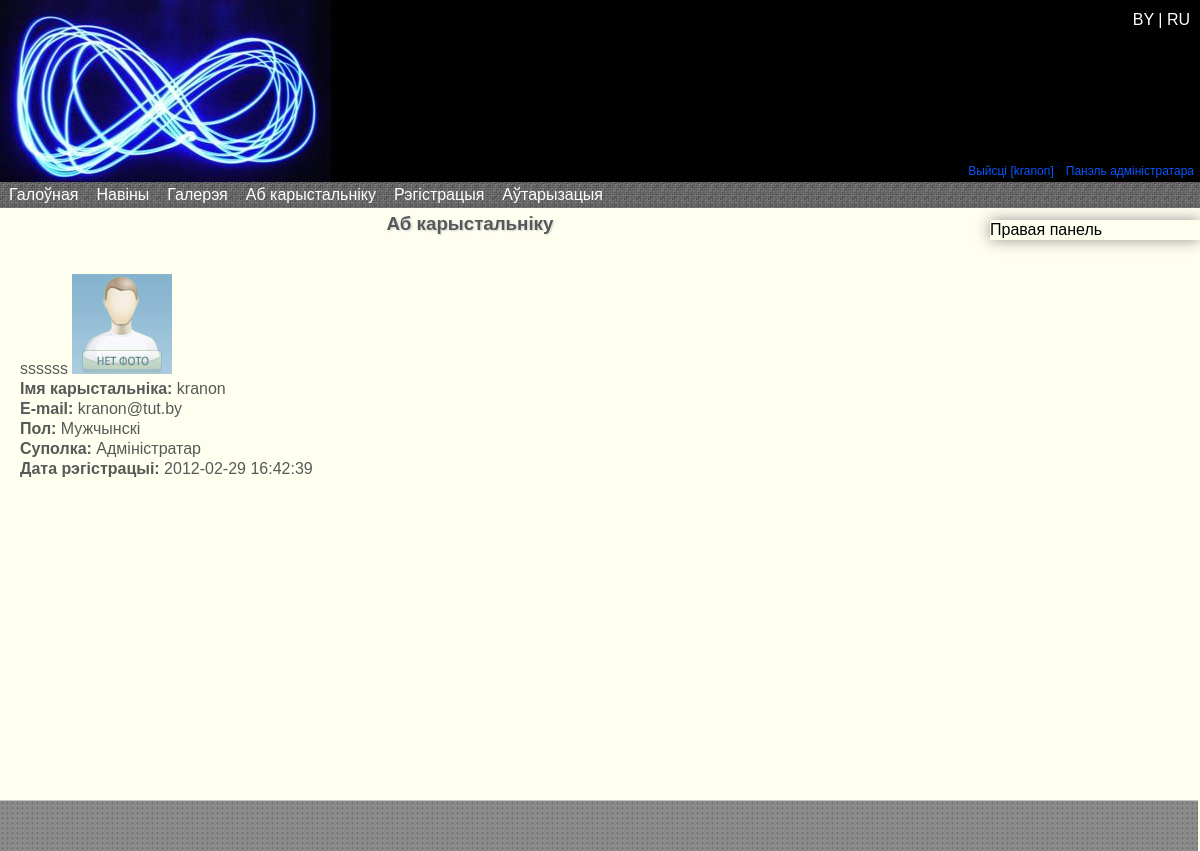
/O_polzovatele.php?login=kranon (signed in), run on an earlier commit of the app's database.
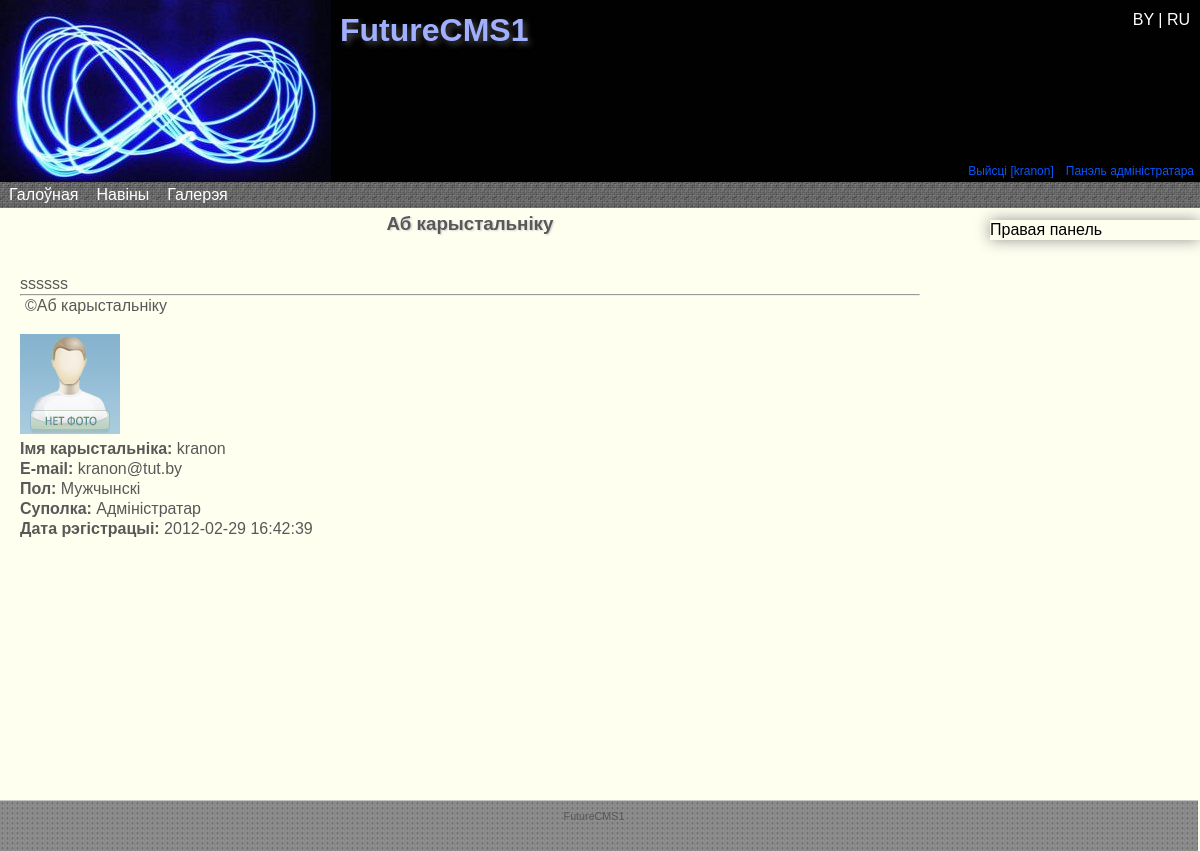
And on a later commit of the database.
### tables this page shows
CREATE TABLE IF NOT EXISTS `menu` (
  `id` int(11) NOT NULL AUTO_INCREMENT,
  `num` int(11) NOT NULL,
  `lang1` varchar(50) NOT NULL,
  `lang2` varchar(50) NOT NULL,
  `link` text NOT NULL,
  `published` int(11) NOT NULL DEFAULT '0',
  `in` int(2) NOT NULL DEFAULT '0',
  PRIMARY KEY (`id`)
);

CREATE TABLE IF NOT EXISTS `page` (
  `id` int(11) NOT NULL AUTO_INCREMENT,
  `lang1` varchar(150) NOT NULL,
  `lang2` varchar(150) NOT NULL,
  `link` varchar(200) NOT NULL,
  `text_lang1` longtext NOT NULL,
  `text_lang2` longtext NOT NULL,
  `in_menu` int(11) NOT NULL DEFAULT '0',
  PRIMARY KEY (`id`)
);

CREATE TABLE IF NOT EXISTS `users` (
  `id` int(11) NOT NULL AUTO_INCREMENT,
  `login` varchar(20) NOT NULL,
  `pass` text NOT NULL,
  `email` varchar(50) NOT NULL,
  `ava` text NOT NULL,
  `sex` varchar(5) NOT NULL,
  `datreg` datetime NOT NULL,
  `group` int(11) NOT NULL,
  PRIMARY KEY (`id`),
  KEY `fk_users_role1` (`group`)
);

### core/config.php (called while the page is built, shortened)
<?php
include 'classes/base.class.php';
$db = new DataBase('localhost','root','root');
$db->SelectDataBase('future_cms');
$sql="SELECT `id`,`siteName`,`siteHeader`,`siteFooter`,`metaTitle`,`metaKeywords`,`metaDescription`,`metaCharset` FROM `settings`";
$res=$db->query($sql);
while ($row = mysql_fetch_array($res)){
	$site['lang'.$row['id']]=array(
			'name'=>$row['siteName'],
			'header'=>$row['siteHeader'],
			'footer'=>$row['siteFooter']
		);
}
$site['version']='12.13.5';
?>

### O_polzovatele.php (the view, shortened to what this page needs)
<?php session_start();
include 'core/config.php';
if ($_SESSION['lang']=='lang2'){ $lang='lang2'; }
else { $lang='lang1'; }
$link='O_polzovatele.php';
$header=$site[$lang]['header'];
$name=$db->ReadPageName($link,$lang);
$footer=$site[$lang]['footer'];
$word=$db->WordsTranslate($lang);
if($_SESSION['login']!=NULL){
	$sql="SELECT `id`, `".$lang."` FROM `role`";
	$result = $db->query($sql);
	while ($row = mysql_fetch_array($result, MYSQL_BOTH)){
		$rol[$row['id']]=$row[$lang];
	}
	if (isset($_GET['login'])){
		$user_login=$db->ClearData($_GET['login']);
	}
	$sql="SELECT `login`,`ava`,`sex`,`group`,`email`,`datreg` FROM `users` WHERE `login`='".$user_login."'";
	$result = $db->query($sql);
	while ($row = mysql_fetch_array($result, MYSQL_BOTH)){
		$form.='<img src="'.$row['ava'].'" alt="avatar" /> <br />
		<b>'.$word[22].' </b>'.$row['login'].'<br />
		<b>E-mail: </b>'.$row['email'].'<br />';
		if ($row['sex']=='men'){
			$sex=$word[11];
		}
		else{
			$sex=$word[12];
		}
		$form.='<b>Пол: </b>'.$sex.'<br />
			<b>'.$word[23].' </b>'.$rol[$row['group']].'<br />
			<b>'.$word[24].' </b>'.$row['datreg'].'<br />';
		}
}
else{
	header('Location: index.php');
	exit;
}
include 'core/html_templates/html_template.php';
?>

### core/html_templates/html_template.php (shortened to what this page needs)
<!DOCTYPE html PUBLIC "-//W3C//DTD XHTML 1.0 Strict//EN" "http://www.w3.org/TR/xhtml1/DTD/xhtml1-strict.dtd">
<html xmlns="http://www.w3.org/1999/xhtml">
<head>
    <link rel="stylesheet" href="design/style_main.css" type="text/css" media="screen, projection" />
	<link rel="stylesheet" href="design/droppy.css" type="text/css" media="screen, projection" />
    <link rel="stylesheet" href="design/form_err.css" type="text/css" media="screen, projection" />
</head>
<body>
    <div id="wrapper">
        <div id="header" align="left" class="head_grad">
            <div id="symbol">
                <a href="index.php"><img src="design/symbol.png" class="iePNG"></a>
            </div>
			<div id="lang">
				<a href="core/lang1.php"> BY </a>|<a href="core/lang2.php"> RU </a>
			</div>
            <br /><h1><?php echo $header;?></h1><br />
            <div id="user">
                <?php
                    if ($_SESSION['login']==NULL){
                        echo '<a href="/Avtorizatsiya.php" id="ln">'.$word[1].'</a>
                        <a href="/Registratsiya.php">'.$word[2].'</a>';
                    }
                    else{
                        echo '<a href="core/logout.php"> '.$word[4].' ['.$_SESSION['login'].']</a>';
                    }
                    if (($_SESSION['group']=='1')|($_SESSION['group']=='2')){
                        echo '<a href="core/admin_p/">'.$word[3].'</a>';
                    }
                ?>
            </div>
        </div>
        <div id="middle">
            <div id="menu"class="menu_grad">
                <ul id="nav">
                    <?php $db->MenuRead($lang);?>
                </ul>
            </div>
            <div id="container">
                <div id="content">
                    <h3><?php echo $name;?></h3>
ssssss
                    <?php
		echo $db->TextRead($link,$lang);
		echo $form;
	?>
                </div>
            </div>
            <?php include 'core/sideRight.php';?>
            </div>
            </div>
            <div id="footer" align="center">
            <?php
                echo $footer;
            ?>
        </div>
    </body>
</html>

### core/classes/base.class.php (shortened to what this page needs)
<?php
class DataBase{
    private $host= '';
    private $user= '';
    private $pass= '';
    private $connection;
    public function __construct($host="",$user="",$pass=""){
        $this->host = $host;
        $this->user = $user;
        $this->pass = $pass;
    }
    public function connect(){
		$this->connection = mysql_connect($this->host,$this->user,$this->pass) or die("could not connect to DB");
        return $this->connection;
    }
	public static function query($sql){
		$res=mysql_query($sql) or die(mysql_error());
		return $res;
    }
    public static function ClearData($data){
		$data=stripslashes($data);
		$data=strip_tags($data);
		$data=trim($data);
		$data=mysql_real_escape_string($data);
		return $data;
    }
    public function MenuRead($lang,$dir=''){
		if($this->connection){
			$sql="SELECT `id`,`num`,`link`,`".$lang."`,`in` FROM `menu` WHERE `published`='1' ORDER BY `num`;";
            $result = self::query($sql);
			while ($row = mysql_fetch_array($result, MYSQL_BOTH)){
				$menu[$row['num']]=array(
						'id'=>$row['id'],
						'in'=>$row['in'],
						'name'=>$row[$lang],
						'link'=>$row['link']
						);
			}
			foreach($menu as $val){
					if ($val['in']==0){
						echo '<li><a href="'.$val['link'].'">'.$val['name'].'</a>';
						echo '<ul>';
						echo '</ul></li>';
					}
				}
        }
    }
    public function ReadPageName($PageLink,$lang){
		if($this->connection){
            $sql="SELECT `".$lang."` FROM `page` WHERE `link` = '".$PageLink."'";
			$result=self::query($sql);
			while ($row = mysql_fetch_array($result, MYSQL_BOTH)){
				$pageData=$row[$lang];
			}
			return $pageData;
        }
    }
    public function WordsTranslate($lang){
		if($this->connection){
			$num=1;
			$sql="SELECT `".$lang."` FROM `language`";
			$result = self::query($sql);
			while ($row = mysql_fetch_array($result, MYSQL_BOTH)){
				$word[$num]=$row[$lang];
				$num++;
			}
			return $word;
        }
    }
    public function TextRead($link, $lang){
       if($this->connection){
			$sql="SELECT `text_".$lang."` FROM `page` WHERE `link` = '".$link."'";
            $result = self::query($sql);
            while ($row = mysql_fetch_array($result, MYSQL_BOTH)){
				$text=$row[0];
            }
			return $text;
        }
    }
}
?>

### core/sideRight.php
<?php
$sql="SELECT `text_".$lang."` FROM `page` WHERE `link`='RightSideBar'";
$result = $db->query($sql);
while ($row = mysql_fetch_array($result)){
	echo $row[0];
}
?>

### design/style_main.css (style rules this page uses)
* { margin: 0; padding: 0; }
html { height: 100%; }
body { font: 1em/1.250em Arial, Tahoma, Verdana, sans-serif; width: 100%; height: 100%; min-height:100%; background: #FFFFFF; position:relative; background-color: #FFFFF0; }
a { color: blue; outline: none; text-decoration: underline; }
p { margin: 0 5px 18px; }
img { border: none; }
#wrapper { position: relative; width: 100%; min-width: 1000px; margin: 0 auto; padding: 0; min-height: 100%; height: auto !important; height: 100%; }
#header { position: relative; height: 185px; background-color: #010101; }
#header h1 { position: absolute; margin-left: 340px; color: #A1AFFF; text-shadow: #494949 0.1em 0.1em 0.2em; }
#user { float: right; margin-top: 120px; }
#user a { padding:3px 6px; font-size: 0.75em; color:#0956fe; text-decoration:none; }
#menu { position: relative; float: left; width: 100%; height: 25px; top:-6px; padding: 0 0 1px 0; color:#FFFFFF; z-index: 5; background-image: url('menu2.jpg'); }
#symbol { position: relative; float: left; }
#lang { position: relative; float: right; right: 10px; top:10px; color: #FFFFFF; z-index: 2; }
#lang a { color: #FFFFFF; text-decoration: none; }
#middle { width: 100%; padding: 0 0 100px; height: 1%; }
#middle:after { content: '.'; display: block; clear: both; visibility: hidden; height: 0; }
#container { width: 100%; float: left; overflow: hidden; }
#content { position: relative; float: left; padding: 40px 230px 0 20px; color: #585858; min-height:100%; width: 75%; }
#content h3 { position: relative; top: -40px; text-shadow: #D2D2D2 0.07em 0.07em 0.1em; text-align: center; }
#sideRight { position: absolute; float: right; width: 210px; top: 220px; right: 0px; box-shadow:#949494 0 0 15px; -moz-box-shadow:#949494 0 0 15px; -webkit-box-shadow:#949494 0 0 15px; }
#footer { position: relative; width: 99%; min-width: 990px; height: 40px; padding: 5px 10px 5px 0; background-image: url('footer.jpg'); color: #585858; font-size: 0.67em; border-top: #C5C5C5 solid 1px; }

### design/droppy.css (style rules this page uses)
#nav { display: block; margin: 0 0 10px 0; padding: 0; position: relative; }
#nav li { display: block; list-style: none; margin: 0; padding: 0; float: left; position: relative; }
#nav a { display: block; }
#nav a { text-decoration:none; color: white; font-size: 1em; padding: 3px 9px 3px 9px; margin-bottom: -1px; }

What changed in the data, as far as the page shows it:
no longer on this page (row edited): menu: lang1 "Аб карыстальніку"
no longer on this page (row edited): menu: lang1 "Рэгістрацыя"
no longer on this page (row edited): menu: lang1 "Аўтарызацыя"
Also different on the page:
$header: (not shown) → "FutureCMS1"
$db->TextRead($link,$lang): (not shown) → "©Аб карыстальніку"
$footer: (not shown) → "FutureCMS1"
